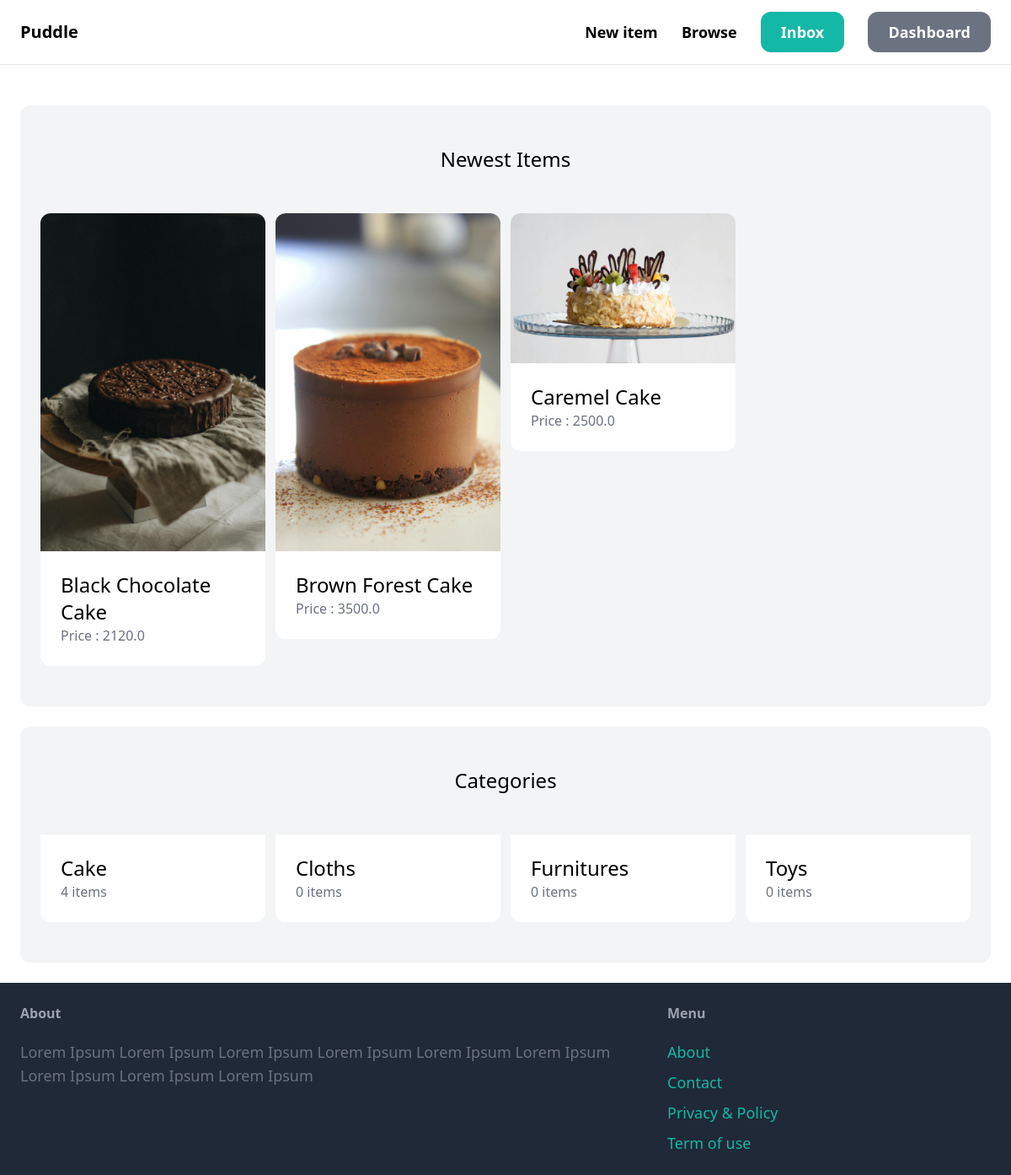
The app's page / (signed in) with its own data.
### item/models.py (models this page shows, shortened)
class Item(models.Model):
    class Meta:
        ordering = ("name",)
        verbose_name_plural = "Items"
    name = models.CharField(max_length=200)
    description = models.TextField(blank=True, null=True)
    price = models.FloatField()
    image = models.ImageField(upload_to="item_images", blank=True, null=True)
    is_sold = models.BooleanField(default=False)
    created_at = models.DateTimeField(auto_now_add=True)
    created_by = models.ForeignKey(User, related_name="items", on_delete=models.CASCADE)
    category = models.ForeignKey(
        Category, related_name="items", on_delete=models.CASCADE, default=None
    )

class Category(models.Model):
    name = models.CharField(max_length=100)
    class Meta:
        verbose_name_plural = "Categories"
        ordering = ("name",)

### core/views.py (the view)
# urls.py: path("", views.index, name="index"),
def index(request):
    items = Item.objects.filter(is_sold=False)[:6]
    categories = Category.objects.all()
    context = {
        "items": items,
        "categories": categories,
    }
    return render(request, "core/index.html", context)

### core/templates/core/index.html (shortened to what this page needs)
{% extends 'core/base.html' %}
{% block content %}
  <div class="mt-6 px-6 py-12 bg-gray-100 rounded-xl">
    <h2 class="mb-12 text-2xl text-center">Newest Items</h2>
    <div class="grid grid-cols-4 gap-3">
      {% for item in items %}
        <div>
          <a href="{% url 'item:detail' item.id %}">
            <div>
              <img src="{{ item.image.url }}" alt="{{ item.name }}" class="rounded-t-xl" />
            </div>
            <div class="p-6 bg-white rounded-b-xl">
              <h2 class="text-2xl">{{ item.name }}</h2>
              <p class="text-gray-500">Price : {{ item.price }}</p>
            </div>
          </a>
        </div>
      {% endfor %}
    </div>
  </div>
  <div class="mt-6 px-6 py-12 bg-gray-100 rounded-xl">
    <h2 class="mb-12 text-2xl text-center">Categories</h2>
    <div class="grid grid-cols-4 gap-3">
      {% for category in categories %}
        <div>
          <a href="#">
            <div class="p-6 bg-white rounded-b-xl">
              <h2 class="text-2xl">{{ category.name }}</h2>
              <p class="text-gray-500">{{ category.items.count }} items</p>
            </div>
          </a>
        </div>
      {% endfor %}
    </div>
  </div>
{% endblock %}

### records on screen
Item: image (picture), name "Black Chocolate Cake", price "2120.0"
Item: image (picture), name "Brown Forest Cake", price "3500.0"
Item: image (picture), name "Caremel Cake", price "2500.0"
Category: name "Cake", items.count "4"
Category: name "Cloths", items.count "0"
Category: name "Furnitures", items.count "0"
Category: name "Toys", items.count "0"
